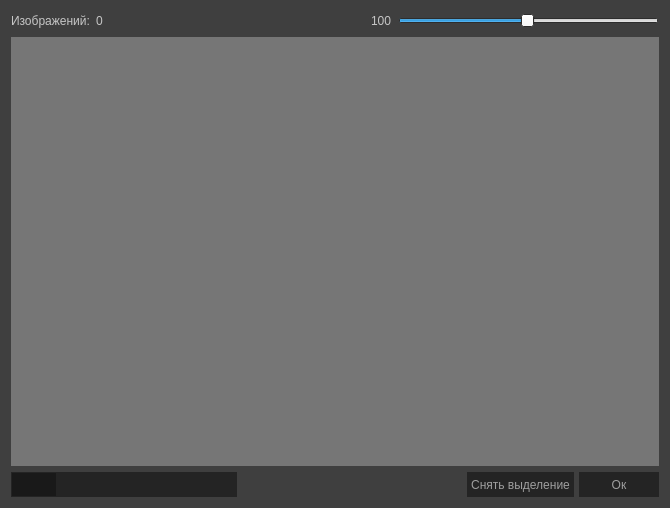
<?xml version="1.0" encoding="UTF-8"?>
<ui version="4.0">
 <class>photosForm</class>
 <widget class="QWidget" name="photosForm">
  <property name="geometry">
   <rect>
    <x>0</x>
    <y>0</y>
    <width>670</width>
    <height>508</height>
   </rect>
  </property>
  <property name="minimumSize">
   <size>
    <width>300</width>
    <height>300</height>
   </size>
  </property>
  <property name="palette">
   <palette>
    <active>
     <colorrole role="Base">
      <brush brushstyle="SolidPattern">
       <color alpha="255">
        <red>118</red>
        <green>118</green>
        <blue>118</blue>
       </color>
      </brush>
     </colorrole>
     <colorrole role="Window">
      <brush brushstyle="SolidPattern">
       <color alpha="255">
        <red>63</red>
        <green>63</green>
        <blue>63</blue>
       </color>
      </brush>
     </colorrole>
    </active>
    <inactive>
     <colorrole role="Base">
      <brush brushstyle="SolidPattern">
       <color alpha="255">
        <red>118</red>
        <green>118</green>
        <blue>118</blue>
       </color>
      </brush>
     </colorrole>
     <colorrole role="Window">
      <brush brushstyle="SolidPattern">
       <color alpha="255">
        <red>63</red>
        <green>63</green>
        <blue>63</blue>
       </color>
      </brush>
     </colorrole>
    </inactive>
    <disabled>
     <colorrole role="Base">
      <brush brushstyle="SolidPattern">
       <color alpha="255">
        <red>63</red>
        <green>63</green>
        <blue>63</blue>
       </color>
      </brush>
     </colorrole>
     <colorrole role="Window">
      <brush brushstyle="SolidPattern">
       <color alpha="255">
        <red>63</red>
        <green>63</green>
        <blue>63</blue>
       </color>
      </brush>
     </colorrole>
    </disabled>
   </palette>
  </property>
  <property name="windowTitle">
   <string>Просмотр изображений</string>
  </property>
  <layout class="QVBoxLayout" name="verticalLayout">
   <item>
    <layout class="QHBoxLayout" name="horizontalLayout_2">
     <item>
      <widget class="QLabel" name="label">
       <property name="palette">
        <palette>
         <active>
          <colorrole role="WindowText">
           <brush brushstyle="SolidPattern">
            <color alpha="255">
             <red>198</red>
             <green>198</green>
             <blue>198</blue>
            </color>
           </brush>
          </colorrole>
         </active>
         <inactive>
          <colorrole role="WindowText">
           <brush brushstyle="SolidPattern">
            <color alpha="255">
             <red>198</red>
             <green>198</green>
             <blue>198</blue>
            </color>
           </brush>
          </colorrole>
         </inactive>
         <disabled>
          <colorrole role="WindowText">
           <brush brushstyle="SolidPattern">
            <color alpha="255">
             <red>120</red>
             <green>120</green>
             <blue>120</blue>
            </color>
           </brush>
          </colorrole>
         </disabled>
        </palette>
       </property>
       <property name="text">
        <string>Изображений:</string>
       </property>
      </widget>
     </item>
     <item>
      <widget class="QLabel" name="countLabel">
       <property name="palette">
        <palette>
         <active>
          <colorrole role="WindowText">
           <brush brushstyle="SolidPattern">
            <color alpha="255">
             <red>198</red>
             <green>198</green>
             <blue>198</blue>
            </color>
           </brush>
          </colorrole>
         </active>
         <inactive>
          <colorrole role="WindowText">
           <brush brushstyle="SolidPattern">
            <color alpha="255">
             <red>198</red>
             <green>198</green>
             <blue>198</blue>
            </color>
           </brush>
          </colorrole>
         </inactive>
         <disabled>
          <colorrole role="WindowText">
           <brush brushstyle="SolidPattern">
            <color alpha="255">
             <red>120</red>
             <green>120</green>
             <blue>120</blue>
            </color>
           </brush>
          </colorrole>
         </disabled>
        </palette>
       </property>
       <property name="text">
        <string>0</string>
       </property>
      </widget>
     </item>
     <item>
      <spacer name="horizontalSpacer_2">
       <property name="orientation">
        <enum>Qt::Horizontal</enum>
       </property>
       <property name="sizeHint" stdset="0">
        <size>
         <width>40</width>
         <height>20</height>
        </size>
       </property>
      </spacer>
     </item>
     <item>
      <widget class="QLabel" name="kcountLabel">
       <property name="palette">
        <palette>
         <active>
          <colorrole role="WindowText">
           <brush brushstyle="SolidPattern">
            <color alpha="255">
             <red>198</red>
             <green>198</green>
             <blue>198</blue>
            </color>
           </brush>
          </colorrole>
         </active>
         <inactive>
          <colorrole role="WindowText">
           <brush brushstyle="SolidPattern">
            <color alpha="255">
             <red>198</red>
             <green>198</green>
             <blue>198</blue>
            </color>
           </brush>
          </colorrole>
         </inactive>
         <disabled>
          <colorrole role="WindowText">
           <brush brushstyle="SolidPattern">
            <color alpha="255">
             <red>120</red>
             <green>120</green>
             <blue>120</blue>
            </color>
           </brush>
          </colorrole>
         </disabled>
        </palette>
       </property>
       <property name="text">
        <string>100</string>
       </property>
      </widget>
     </item>
     <item>
      <widget class="QSlider" name="koefSlider">
       <property name="minimum">
        <number>1</number>
       </property>
       <property name="maximum">
        <number>200</number>
       </property>
       <property name="singleStep">
        <number>5</number>
       </property>
       <property name="value">
        <number>100</number>
       </property>
       <property name="sliderPosition">
        <number>100</number>
       </property>
       <property name="orientation">
        <enum>Qt::Horizontal</enum>
       </property>
       <property name="invertedAppearance">
        <bool>false</bool>
       </property>
       <property name="invertedControls">
        <bool>false</bool>
       </property>
       <property name="tickPosition">
        <enum>QSlider::NoTicks</enum>
       </property>
      </widget>
     </item>
    </layout>
   </item>
   <item>
    <widget class="QListWidget" name="photosList">
     <property name="frameShape">
      <enum>QFrame::NoFrame</enum>
     </property>
     <property name="autoScroll">
      <bool>false</bool>
     </property>
     <property name="editTriggers">
      <set>QAbstractItemView::DoubleClicked</set>
     </property>
     <property name="tabKeyNavigation">
      <bool>true</bool>
     </property>
     <property name="showDropIndicator" stdset="0">
      <bool>false</bool>
     </property>
     <property name="selectionMode">
      <enum>QAbstractItemView::NoSelection</enum>
     </property>
     <property name="iconSize">
      <size>
       <width>80</width>
       <height>80</height>
      </size>
     </property>
     <property name="verticalScrollMode">
      <enum>QAbstractItemView::ScrollPerPixel</enum>
     </property>
     <property name="horizontalScrollMode">
      <enum>QAbstractItemView::ScrollPerPixel</enum>
     </property>
     <property name="movement">
      <enum>QListView::Static</enum>
     </property>
     <property name="flow">
      <enum>QListView::LeftToRight</enum>
     </property>
     <property name="resizeMode">
      <enum>QListView::Adjust</enum>
     </property>
     <property name="layoutMode">
      <enum>QListView::SinglePass</enum>
     </property>
     <property name="viewMode">
      <enum>QListView::IconMode</enum>
     </property>
    </widget>
   </item>
   <item>
    <layout class="QHBoxLayout" name="horizontalLayout">
     <property name="spacing">
      <number>5</number>
     </property>
     <item>
      <widget class="QProgressBar" name="feedProgressBar">
       <property name="minimumSize">
        <size>
         <width>0</width>
         <height>25</height>
        </size>
       </property>
       <property name="styleSheet">
        <string notr="true">QProgressBar {
padding: 1px;
border-color: rgb(36, 36, 36);
background: rgb(36, 36, 36);
}
QProgressBar::chunk {
background: rgb(25, 25, 25)
}</string>
       </property>
       <property name="value">
        <number>20</number>
       </property>
       <property name="textVisible">
        <bool>false</bool>
       </property>
       <property name="invertedAppearance">
        <bool>false</bool>
       </property>
      </widget>
     </item>
     <item>
      <spacer name="horizontalSpacer">
       <property name="orientation">
        <enum>Qt::Horizontal</enum>
       </property>
       <property name="sizeHint" stdset="0">
        <size>
         <width>40</width>
         <height>20</height>
        </size>
       </property>
      </spacer>
     </item>
     <item>
      <widget class="QPushButton" name="clearButton">
       <property name="minimumSize">
        <size>
         <width>0</width>
         <height>25</height>
        </size>
       </property>
       <property name="palette">
        <palette>
         <active>
          <colorrole role="Button">
           <brush brushstyle="SolidPattern">
            <color alpha="255">
             <red>36</red>
             <green>36</green>
             <blue>36</blue>
            </color>
           </brush>
          </colorrole>
          <colorrole role="ButtonText">
           <brush brushstyle="SolidPattern">
            <color alpha="255">
             <red>158</red>
             <green>158</green>
             <blue>158</blue>
            </color>
           </brush>
          </colorrole>
         </active>
         <inactive>
          <colorrole role="Button">
           <brush brushstyle="SolidPattern">
            <color alpha="255">
             <red>36</red>
             <green>36</green>
             <blue>36</blue>
            </color>
           </brush>
          </colorrole>
          <colorrole role="ButtonText">
           <brush brushstyle="SolidPattern">
            <color alpha="255">
             <red>158</red>
             <green>158</green>
             <blue>158</blue>
            </color>
           </brush>
          </colorrole>
         </inactive>
         <disabled>
          <colorrole role="Button">
           <brush brushstyle="SolidPattern">
            <color alpha="255">
             <red>36</red>
             <green>36</green>
             <blue>36</blue>
            </color>
           </brush>
          </colorrole>
          <colorrole role="ButtonText">
           <brush brushstyle="SolidPattern">
            <color alpha="255">
             <red>120</red>
             <green>120</green>
             <blue>120</blue>
            </color>
           </brush>
          </colorrole>
         </disabled>
        </palette>
       </property>
       <property name="font">
        <font>
         <family>Segoe UI</family>
        </font>
       </property>
       <property name="autoFillBackground">
        <bool>true</bool>
       </property>
       <property name="text">
        <string>Снять выделение</string>
       </property>
       <property name="checkable">
        <bool>false</bool>
       </property>
       <property name="checked">
        <bool>false</bool>
       </property>
       <property name="autoRepeat">
        <bool>true</bool>
       </property>
       <property name="default">
        <bool>false</bool>
       </property>
       <property name="flat">
        <bool>true</bool>
       </property>
      </widget>
     </item>
     <item>
      <widget class="QPushButton" name="okButton">
       <property name="minimumSize">
        <size>
         <width>0</width>
         <height>25</height>
        </size>
       </property>
       <property name="palette">
        <palette>
         <active>
          <colorrole role="Button">
           <brush brushstyle="SolidPattern">
            <color alpha="255">
             <red>36</red>
             <green>36</green>
             <blue>36</blue>
            </color>
           </brush>
          </colorrole>
          <colorrole role="ButtonText">
           <brush brushstyle="SolidPattern">
            <color alpha="255">
             <red>158</red>
             <green>158</green>
             <blue>158</blue>
            </color>
           </brush>
          </colorrole>
         </active>
         <inactive>
          <colorrole role="Button">
           <brush brushstyle="SolidPattern">
            <color alpha="255">
             <red>36</red>
             <green>36</green>
             <blue>36</blue>
            </color>
           </brush>
          </colorrole>
          <colorrole role="ButtonText">
           <brush brushstyle="SolidPattern">
            <color alpha="255">
             <red>158</red>
             <green>158</green>
             <blue>158</blue>
            </color>
           </brush>
          </colorrole>
         </inactive>
         <disabled>
          <colorrole role="Button">
           <brush brushstyle="SolidPattern">
            <color alpha="255">
             <red>36</red>
             <green>36</green>
             <blue>36</blue>
            </color>
           </brush>
          </colorrole>
          <colorrole role="ButtonText">
           <brush brushstyle="SolidPattern">
            <color alpha="255">
             <red>120</red>
             <green>120</green>
             <blue>120</blue>
            </color>
           </brush>
          </colorrole>
         </disabled>
        </palette>
       </property>
       <property name="font">
        <font>
         <family>Segoe UI</family>
        </font>
       </property>
       <property name="autoFillBackground">
        <bool>true</bool>
       </property>
       <property name="text">
        <string>Ок</string>
       </property>
       <property name="checkable">
        <bool>false</bool>
       </property>
       <property name="checked">
        <bool>false</bool>
       </property>
       <property name="autoRepeat">
        <bool>true</bool>
       </property>
       <property name="default">
        <bool>false</bool>
       </property>
       <property name="flat">
        <bool>true</bool>
       </property>
      </widget>
     </item>
    </layout>
   </item>
  </layout>
 </widget>
 <resources/>
 <connections>
  <connection>
   <sender>koefSlider</sender>
   <signal>valueChanged(int)</signal>
   <receiver>kcountLabel</receiver>
   <slot>setNum(int)</slot>
   <hints>
    <hint type="sourcelabel">
     <x>190</x>
     <y>24</y>
    </hint>
    <hint type="destinationlabel">
     <x>142</x>
     <y>24</y>
    </hint>
   </hints>
  </connection>
 </connections>
</ui>
